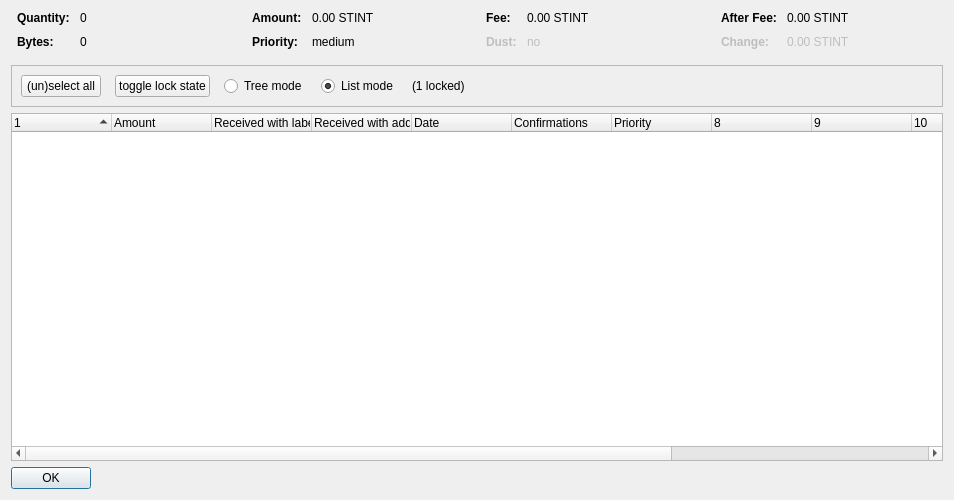
<?xml version="1.0" encoding="UTF-8"?>
<ui version="4.0">
 <class>CoinControlDialog</class>
 <widget class="QDialog" name="CoinControlDialog">
  <property name="geometry">
   <rect>
    <x>0</x>
    <y>0</y>
    <width>954</width>
    <height>500</height>
   </rect>
  </property>
  <property name="windowTitle">
   <string>Coin Selection</string>
  </property>
  <layout class="QVBoxLayout" name="verticalLayout">
   <item>
    <layout class="QHBoxLayout" name="horizontalLayoutTop" stretch="0,0,0,0">
     <property name="topMargin">
      <number>0</number>
     </property>
     <property name="bottomMargin">
      <number>10</number>
     </property>
     <item>
      <layout class="QFormLayout" name="formLayoutCoinControl1">
       <property name="horizontalSpacing">
        <number>10</number>
       </property>
       <property name="verticalSpacing">
        <number>10</number>
       </property>
       <property name="leftMargin">
        <number>6</number>
       </property>
       <property name="rightMargin">
        <number>6</number>
       </property>
       <item row="0" column="0">
        <widget class="QLabel" name="labelCoinControlQuantityText">
         <property name="font">
          <font>
           <weight>75</weight>
           <bold>true</bold>
          </font>
         </property>
         <property name="text">
          <string>Quantity:</string>
         </property>
        </widget>
       </item>
       <item row="0" column="1">
        <widget class="QLabel" name="labelCoinControlQuantity">
         <property name="cursor">
          <cursorShape>IBeamCursor</cursorShape>
         </property>
         <property name="contextMenuPolicy">
          <enum>Qt::ActionsContextMenu</enum>
         </property>
         <property name="text">
          <string notr="true">0</string>
         </property>
         <property name="textInteractionFlags">
          <set>Qt::LinksAccessibleByMouse|Qt::TextSelectableByKeyboard|Qt::TextSelectableByMouse</set>
         </property>
        </widget>
       </item>
       <item row="1" column="0">
        <widget class="QLabel" name="labelCoinControlBytesText">
         <property name="font">
          <font>
           <weight>75</weight>
           <bold>true</bold>
          </font>
         </property>
         <property name="text">
          <string>Bytes:</string>
         </property>
        </widget>
       </item>
       <item row="1" column="1">
        <widget class="QLabel" name="labelCoinControlBytes">
         <property name="cursor">
          <cursorShape>IBeamCursor</cursorShape>
         </property>
         <property name="contextMenuPolicy">
          <enum>Qt::ActionsContextMenu</enum>
         </property>
         <property name="text">
          <string notr="true">0</string>
         </property>
         <property name="textInteractionFlags">
          <set>Qt::LinksAccessibleByMouse|Qt::TextSelectableByKeyboard|Qt::TextSelectableByMouse</set>
         </property>
        </widget>
       </item>
      </layout>
     </item>
     <item>
      <layout class="QFormLayout" name="formLayoutCoinControl2">
       <property name="horizontalSpacing">
        <number>10</number>
       </property>
       <property name="verticalSpacing">
        <number>10</number>
       </property>
       <property name="leftMargin">
        <number>6</number>
       </property>
       <property name="rightMargin">
        <number>6</number>
       </property>
       <item row="0" column="0">
        <widget class="QLabel" name="labelCoinControlAmountText">
         <property name="font">
          <font>
           <weight>75</weight>
           <bold>true</bold>
          </font>
         </property>
         <property name="text">
          <string>Amount:</string>
         </property>
        </widget>
       </item>
       <item row="0" column="1">
        <widget class="QLabel" name="labelCoinControlAmount">
         <property name="cursor">
          <cursorShape>IBeamCursor</cursorShape>
         </property>
         <property name="contextMenuPolicy">
          <enum>Qt::ActionsContextMenu</enum>
         </property>
         <property name="text">
          <string notr="true">0.00 STINT</string>
         </property>
         <property name="textInteractionFlags">
          <set>Qt::LinksAccessibleByMouse|Qt::TextSelectableByKeyboard|Qt::TextSelectableByMouse</set>
         </property>
        </widget>
       </item>
       <item row="1" column="0">
        <widget class="QLabel" name="labelCoinControlPriorityText">
         <property name="font">
          <font>
           <weight>75</weight>
           <bold>true</bold>
          </font>
         </property>
         <property name="text">
          <string>Priority:</string>
         </property>
        </widget>
       </item>
       <item row="1" column="1">
        <widget class="QLabel" name="labelCoinControlPriority">
         <property name="cursor">
          <cursorShape>IBeamCursor</cursorShape>
         </property>
         <property name="contextMenuPolicy">
          <enum>Qt::ActionsContextMenu</enum>
         </property>
         <property name="text">
          <string>medium</string>
         </property>
         <property name="textInteractionFlags">
          <set>Qt::LinksAccessibleByMouse|Qt::TextSelectableByKeyboard|Qt::TextSelectableByMouse</set>
         </property>
        </widget>
       </item>
      </layout>
     </item>
     <item>
      <layout class="QFormLayout" name="formLayoutCoinControl3">
       <property name="horizontalSpacing">
        <number>10</number>
       </property>
       <property name="verticalSpacing">
        <number>10</number>
       </property>
       <property name="leftMargin">
        <number>6</number>
       </property>
       <property name="rightMargin">
        <number>6</number>
       </property>
       <item row="0" column="0">
        <widget class="QLabel" name="labelCoinControlFeeText">
         <property name="font">
          <font>
           <weight>75</weight>
           <bold>true</bold>
          </font>
         </property>
         <property name="text">
          <string>Fee:</string>
         </property>
        </widget>
       </item>
       <item row="0" column="1">
        <widget class="QLabel" name="labelCoinControlFee">
         <property name="cursor">
          <cursorShape>IBeamCursor</cursorShape>
         </property>
         <property name="contextMenuPolicy">
          <enum>Qt::ActionsContextMenu</enum>
         </property>
         <property name="text">
          <string notr="true">0.00 STINT</string>
         </property>
         <property name="textInteractionFlags">
          <set>Qt::LinksAccessibleByMouse|Qt::TextSelectableByKeyboard|Qt::TextSelectableByMouse</set>
         </property>
        </widget>
       </item>
       <item row="1" column="0">
        <widget class="QLabel" name="labelCoinControlLowOutputText">
         <property name="enabled">
          <bool>false</bool>
         </property>
         <property name="font">
          <font>
           <weight>75</weight>
           <bold>true</bold>
          </font>
         </property>
         <property name="text">
          <string>Dust:</string>
         </property>
        </widget>
       </item>
       <item row="1" column="1">
        <widget class="QLabel" name="labelCoinControlLowOutput">
         <property name="enabled">
          <bool>false</bool>
         </property>
         <property name="cursor">
          <cursorShape>IBeamCursor</cursorShape>
         </property>
         <property name="contextMenuPolicy">
          <enum>Qt::ActionsContextMenu</enum>
         </property>
         <property name="text">
          <string>no</string>
         </property>
         <property name="textInteractionFlags">
          <set>Qt::LinksAccessibleByMouse|Qt::TextSelectableByKeyboard|Qt::TextSelectableByMouse</set>
         </property>
        </widget>
       </item>
      </layout>
     </item>
     <item>
      <layout class="QFormLayout" name="formLayoutCoinControl4">
       <property name="horizontalSpacing">
        <number>10</number>
       </property>
       <property name="verticalSpacing">
        <number>10</number>
       </property>
       <property name="leftMargin">
        <number>6</number>
       </property>
       <property name="rightMargin">
        <number>6</number>
       </property>
       <item row="0" column="0">
        <widget class="QLabel" name="labelCoinControlAfterFeeText">
         <property name="font">
          <font>
           <weight>75</weight>
           <bold>true</bold>
          </font>
         </property>
         <property name="text">
          <string>After Fee:</string>
         </property>
        </widget>
       </item>
       <item row="0" column="1">
        <widget class="QLabel" name="labelCoinControlAfterFee">
         <property name="cursor">
          <cursorShape>IBeamCursor</cursorShape>
         </property>
         <property name="contextMenuPolicy">
          <enum>Qt::ActionsContextMenu</enum>
         </property>
         <property name="text">
          <string notr="true">0.00 STINT</string>
         </property>
         <property name="textInteractionFlags">
          <set>Qt::LinksAccessibleByMouse|Qt::TextSelectableByKeyboard|Qt::TextSelectableByMouse</set>
         </property>
        </widget>
       </item>
       <item row="1" column="0">
        <widget class="QLabel" name="labelCoinControlChangeText">
         <property name="enabled">
          <bool>false</bool>
         </property>
         <property name="font">
          <font>
           <weight>75</weight>
           <bold>true</bold>
          </font>
         </property>
         <property name="text">
          <string>Change:</string>
         </property>
        </widget>
       </item>
       <item row="1" column="1">
        <widget class="QLabel" name="labelCoinControlChange">
         <property name="enabled">
          <bool>false</bool>
         </property>
         <property name="cursor">
          <cursorShape>IBeamCursor</cursorShape>
         </property>
         <property name="contextMenuPolicy">
          <enum>Qt::ActionsContextMenu</enum>
         </property>
         <property name="text">
          <string notr="true">0.00 STINT</string>
         </property>
         <property name="textInteractionFlags">
          <set>Qt::LinksAccessibleByMouse|Qt::TextSelectableByKeyboard|Qt::TextSelectableByMouse</set>
         </property>
        </widget>
       </item>
      </layout>
     </item>
    </layout>
   </item>
   <item>
    <widget class="QFrame" name="frame">
     <property name="minimumSize">
      <size>
       <width>0</width>
       <height>40</height>
      </size>
     </property>
     <property name="frameShape">
      <enum>QFrame::StyledPanel</enum>
     </property>
     <property name="frameShadow">
      <enum>QFrame::Sunken</enum>
     </property>
     <layout class="QHBoxLayout" name="horizontalLayout">
      <item>
       <layout class="QHBoxLayout" name="horizontalLayoutPanel" stretch="0,0,0,0,0,0">
        <property name="spacing">
         <number>14</number>
        </property>
        <item>
         <widget class="QPushButton" name="pushButtonSelectAll">
          <property name="sizePolicy">
           <sizepolicy hsizetype="Maximum" vsizetype="Fixed">
            <horstretch>0</horstretch>
            <verstretch>0</verstretch>
           </sizepolicy>
          </property>
          <property name="text">
           <string>(un)select all</string>
          </property>
          <property name="autoDefault">
           <bool>false</bool>
          </property>
         </widget>
        </item>
        <item>
         <widget class="QPushButton" name="pushButtonToggleLock">
          <property name="sizePolicy">
           <sizepolicy hsizetype="Maximum" vsizetype="Fixed">
            <horstretch>0</horstretch>
            <verstretch>0</verstretch>
           </sizepolicy>
          </property>
          <property name="text">
           <string>toggle lock state</string>
          </property>
          <property name="autoDefault">
           <bool>false</bool>
          </property>
         </widget>
        </item>
        <item>
         <widget class="QRadioButton" name="radioTreeMode">
          <property name="sizePolicy">
           <sizepolicy hsizetype="Maximum" vsizetype="Fixed">
            <horstretch>0</horstretch>
            <verstretch>0</verstretch>
           </sizepolicy>
          </property>
          <property name="text">
           <string>Tree mode</string>
          </property>
         </widget>
        </item>
        <item>
         <widget class="QRadioButton" name="radioListMode">
          <property name="sizePolicy">
           <sizepolicy hsizetype="Maximum" vsizetype="Fixed">
            <horstretch>0</horstretch>
            <verstretch>0</verstretch>
           </sizepolicy>
          </property>
          <property name="text">
           <string>List mode</string>
          </property>
          <property name="checked">
           <bool>true</bool>
          </property>
         </widget>
        </item>
        <item>
         <widget class="QLabel" name="labelLocked">
          <property name="text">
           <string>(1 locked)</string>
          </property>
         </widget>
        </item>
        <item>
         <spacer name="horizontalSpacer">
          <property name="orientation">
           <enum>Qt::Horizontal</enum>
          </property>
          <property name="sizeHint" stdset="0">
           <size>
            <width>40</width>
            <height>20</height>
           </size>
          </property>
         </spacer>
        </item>
       </layout>
      </item>
     </layout>
    </widget>
   </item>
   <item>
    <widget class="CoinControlTreeWidget" name="treeWidget">
     <property name="contextMenuPolicy">
      <enum>Qt::CustomContextMenu</enum>
     </property>
     <property name="sortingEnabled">
      <bool>false</bool>
     </property>
     <property name="columnCount">
      <number>13</number>
     </property>
     <attribute name="headerShowSortIndicator" stdset="0">
      <bool>true</bool>
     </attribute>
     <attribute name="headerStretchLastSection">
      <bool>false</bool>
     </attribute>
     <column>
      <property name="text">
       <string/>
      </property>
     </column>
     <column>
      <property name="text">
       <string>Amount</string>
      </property>
     </column>
     <column>
      <property name="text">
       <string>Received with label</string>
      </property>
     </column>
     <column>
      <property name="text">
       <string>Received with address</string>
      </property>
     </column>
     <column>
      <property name="text">
       <string>Date</string>
      </property>
     </column>
     <column>
      <property name="text">
       <string>Confirmations</string>
      </property>
      <property name="toolTip">
       <string>Confirmed</string>
      </property>
     </column>
     <column>
      <property name="text">
       <string>Priority</string>
      </property>
     </column>
     <column>
      <property name="text">
       <string/>
      </property>
     </column>
     <column>
      <property name="text">
       <string/>
      </property>
     </column>
     <column>
      <property name="text">
       <string/>
      </property>
     </column>
     <column>
      <property name="text">
       <string/>
      </property>
     </column>
     <column>
      <property name="text">
       <string/>
      </property>
     </column>
    </widget>
   </item>
   <item>
    <widget class="QDialogButtonBox" name="buttonBox">
     <property name="sizePolicy">
      <sizepolicy hsizetype="Maximum" vsizetype="Fixed">
       <horstretch>0</horstretch>
       <verstretch>0</verstretch>
      </sizepolicy>
     </property>
     <property name="orientation">
      <enum>Qt::Horizontal</enum>
     </property>
     <property name="standardButtons">
      <set>QDialogButtonBox::Ok</set>
     </property>
    </widget>
   </item>
  </layout>
 </widget>
 <customwidgets>
  <customwidget>
   <class>CoinControlTreeWidget</class>
   <extends>QTreeWidget</extends>
   <header>coincontroltreewidget.h</header>
  </customwidget>
 </customwidgets>
 <resources/>
 <connections/>
</ui>
